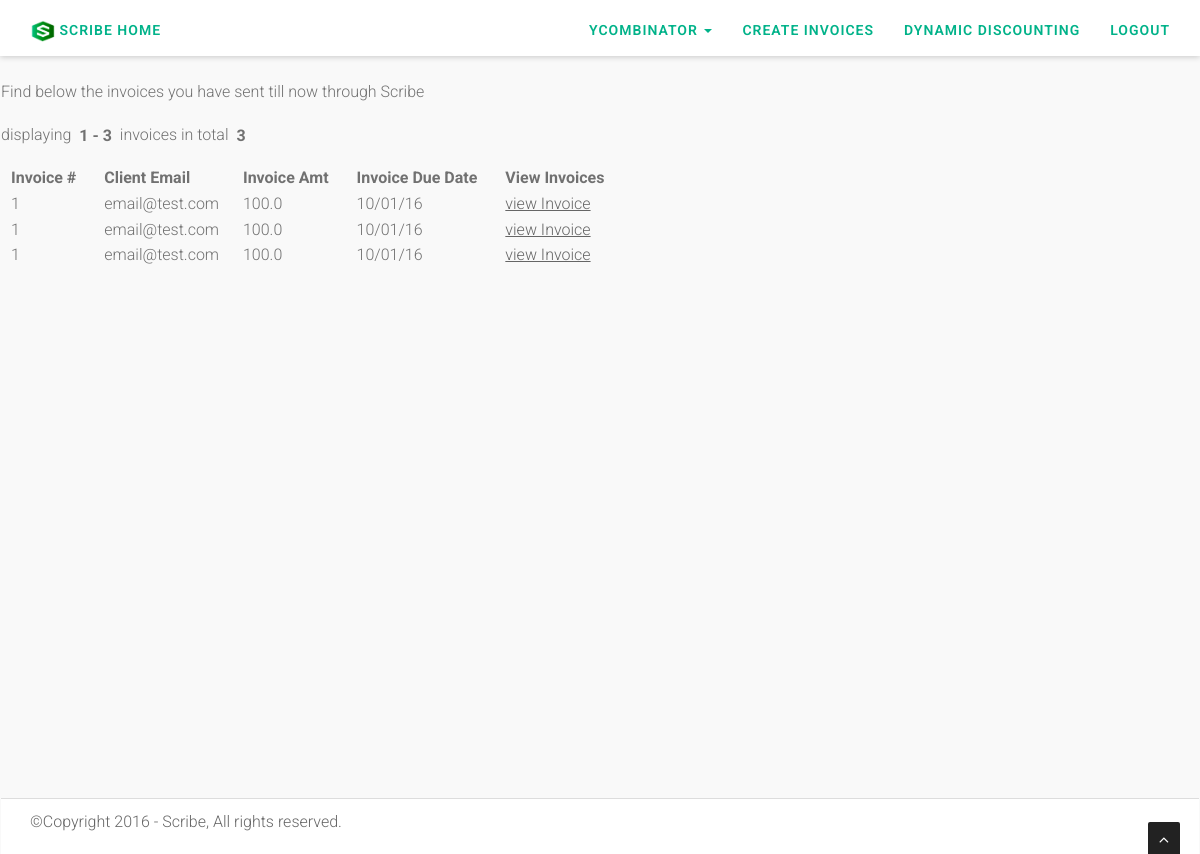
Before: /sentInvoices (signed in) with the older database file.
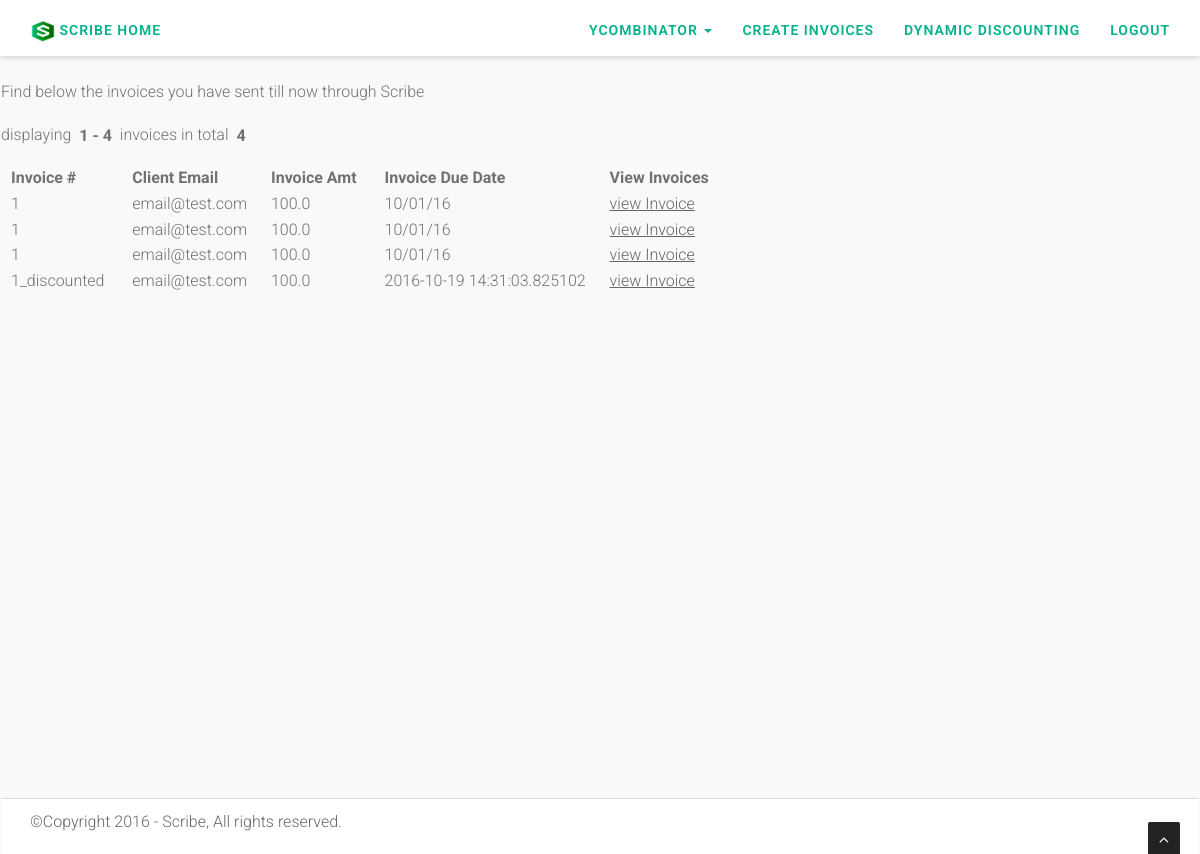
After: the same page with the newer database file.
### models.py (models this page shows, shortened)
class Invoice(Base):
    __tablename__ = 'Invoices'
    id = db.Column(db.Integer, primary_key=True)
    invoiceNumber = db.Column(db.String(120))
    clientName =  db.Column(db.String(120))
    clientEmail = db.Column(db.String(120))
    businessId = db.Column(db.String(30))
    unitCount = db.Column(db.String(30))
    unitPrice = db.Column(db.String(30))
    invoiceAmt = db.Column(db.String(30))
    invoiceDueDate = db.Column(db.String(30))
    invoiceDate = db.Column(db.String(30))
    invoiceDesc = db.Column(db.String(30))
    invoiceOpened = db.Column(db.Boolean, default=False)
    invoicePaid = db.Column(db.Boolean, default=False)

### app.py (the view)
@app.route("/sentInvoices", methods=['GET', 'POST'])
def sent_invoices():
  invoices = Invoice.query.filter_by(businessId=current_user.id)
  page = request.args.get('page', type=int, default=1)
  search = setSearchOption(request)
  ITEMS_PER_PAGE = 10
  i = (page - 1) * ITEMS_PER_PAGE
  invoicesPerPage = invoices[i:i + ITEMS_PER_PAGE]
  pagination = Pagination(page=page, per_page=10, total=invoices.count(), search=search, record_name='invoices',
                          css_framework='bootstrap3')
  return render_template('pages/sentInvoices.html', invoices=invoicesPerPage,
                         pagination=pagination)

### app.py (called while the page is built)
@login_manager.user_loader
def load_user(id):
  if id is None or id == 'None':
    id = -1
  return Business.query.get(int(id))

def setSearchOption(request):
  search = False
  q = request.args.get('q')
  if q:
    search = True
  return search

### templates/pages/sentInvoices.html (shortened to what this page needs)
{% extends 'layouts/main.html' %}
{% block content %}
    Find below the invoices you have sent till now through Scribe
    {{ pagination.info }}
    <table>
      <thead>
        <tr>
          <th>Invoice #&nbsp;&nbsp;</th>
          <th>Client Email&nbsp;&nbsp;</th>
            <th>Invoice Amt&nbsp;&nbsp;</th>
            <th>Invoice Due Date&nbsp;&nbsp;</th>
            <th>View Invoices&nbsp;&nbsp;</th>
        </tr>
      </thead>
      <tbody>
        {% for invoice in invoices %}
          <tr>
            <td>{{ invoice.invoiceNumber }} &nbsp;</td>
            <td>{{ invoice.clientEmail }}&nbsp;</td>
              <td>{{ invoice.invoiceAmt }}&nbsp;</td>
            <td>{{ invoice.invoiceDueDate }}&nbsp;</td>
              <td><a href="{{ url_for('static', filename='invoices/'+current_user.name+'/invoice'+invoice.id|string+'.pdf') }}" style="text-decoration: underline">view Invoice</a></td>
          </tr>
        {% endfor %}
      </tbody>
    </table>
{% endblock %}

Changed rows visible on the page:
added Invoice: invoiceNumber "1_discounted", clientEmail "email@test.com", invoiceAmt "100.0", invoiceDueDate "2016-10-19 14:31:03.825102"
Other visible differences:
{{ pagination.info }}: "displaying 1 - 3 invoices in total 3" → "displaying 1 - 4 invoices in total 4"
